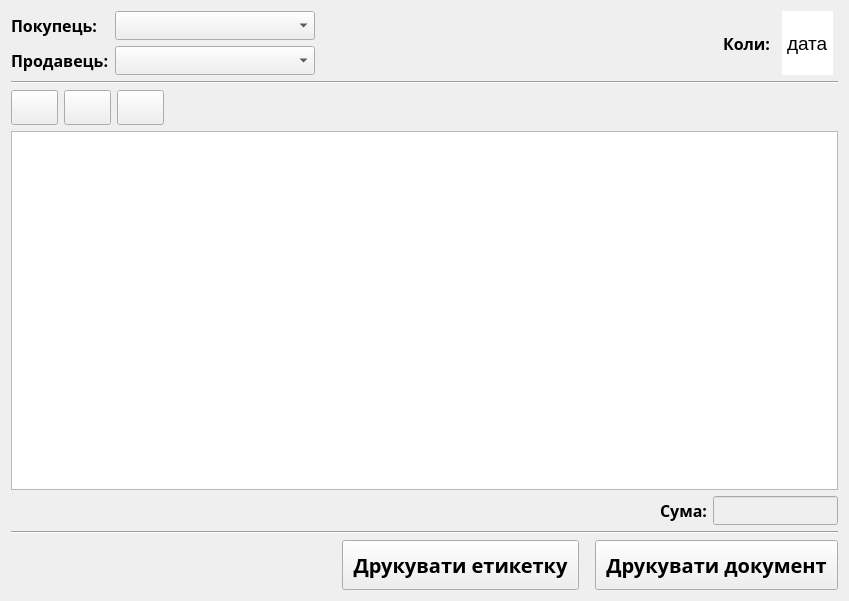
<?xml version="1.0" encoding="UTF-8"?>
<ui version="4.0">
 <class>Records</class>
 <widget class="QWidget" name="Records">
  <property name="geometry">
   <rect>
    <x>0</x>
    <y>0</y>
    <width>849</width>
    <height>601</height>
   </rect>
  </property>
  <property name="font">
   <font>
    <family>Alef</family>
    <pointsize>12</pointsize>
   </font>
  </property>
  <property name="windowTitle">
   <string>АвтоЦентр</string>
  </property>
  <layout class="QVBoxLayout" name="verticalLayout_3">
   <item>
    <layout class="QHBoxLayout" name="horizontalLayout_5">
     <item>
      <layout class="QHBoxLayout" name="horizontalLayout_7">
       <item>
        <layout class="QVBoxLayout" name="verticalLayout_2">
         <item>
          <widget class="QLabel" name="label_customer">
           <property name="enabled">
            <bool>true</bool>
           </property>
           <property name="font">
            <font>
             <family>Alef</family>
             <pointsize>12</pointsize>
             <weight>75</weight>
             <bold>true</bold>
            </font>
           </property>
           <property name="text">
            <string>Покупець:</string>
           </property>
          </widget>
         </item>
         <item>
          <widget class="QLabel" name="label_seller">
           <property name="enabled">
            <bool>true</bool>
           </property>
           <property name="font">
            <font>
             <family>Alef</family>
             <pointsize>12</pointsize>
             <weight>75</weight>
             <bold>true</bold>
            </font>
           </property>
           <property name="text">
            <string>Продавець:</string>
           </property>
          </widget>
         </item>
        </layout>
       </item>
       <item>
        <layout class="QVBoxLayout" name="verticalLayout">
         <item>
          <widget class="QComboBox" name="comboBox_Customer">
           <property name="sizePolicy">
            <sizepolicy hsizetype="Minimum" vsizetype="Fixed">
             <horstretch>0</horstretch>
             <verstretch>0</verstretch>
            </sizepolicy>
           </property>
           <property name="minimumSize">
            <size>
             <width>200</width>
             <height>0</height>
            </size>
           </property>
           <property name="font">
            <font>
             <family>Calibri</family>
             <pointsize>12</pointsize>
             <underline>false</underline>
            </font>
           </property>
          </widget>
         </item>
         <item>
          <widget class="QComboBox" name="comboBox_Seller">
           <property name="sizePolicy">
            <sizepolicy hsizetype="Minimum" vsizetype="Fixed">
             <horstretch>0</horstretch>
             <verstretch>0</verstretch>
            </sizepolicy>
           </property>
           <property name="minimumSize">
            <size>
             <width>200</width>
             <height>0</height>
            </size>
           </property>
           <property name="font">
            <font>
             <family>Calibri</family>
             <pointsize>12</pointsize>
             <underline>false</underline>
            </font>
           </property>
          </widget>
         </item>
        </layout>
       </item>
      </layout>
     </item>
     <item>
      <layout class="QHBoxLayout" name="horizontalLayout_4">
       <item>
        <spacer name="horizontalSpacer_4">
         <property name="orientation">
          <enum>Qt::Horizontal</enum>
         </property>
         <property name="sizeHint" stdset="0">
          <size>
           <width>40</width>
           <height>20</height>
          </size>
         </property>
        </spacer>
       </item>
       <item>
        <layout class="QHBoxLayout" name="horizontalLayout_3">
         <item>
          <widget class="QLabel" name="label">
           <property name="enabled">
            <bool>true</bool>
           </property>
           <property name="font">
            <font>
             <family>Alef</family>
             <pointsize>12</pointsize>
             <weight>75</weight>
             <bold>true</bold>
            </font>
           </property>
           <property name="text">
            <string>Коли:</string>
           </property>
          </widget>
         </item>
         <item>
          <widget class="QLabel" name="line_datetime">
           <property name="enabled">
            <bool>true</bool>
           </property>
           <property name="font">
            <font>
             <family>Cantarell</family>
             <pointsize>14</pointsize>
            </font>
           </property>
           <property name="styleSheet">
            <string notr="true">background-color : white; 
margin-left: 5px; 
margin-right: 5px;</string>
           </property>
           <property name="text">
            <string>дата</string>
           </property>
          </widget>
         </item>
        </layout>
       </item>
      </layout>
     </item>
    </layout>
   </item>
   <item>
    <widget class="Line" name="line">
     <property name="orientation">
      <enum>Qt::Horizontal</enum>
     </property>
    </widget>
   </item>
   <item>
    <layout class="QHBoxLayout" name="horizontalLayout">
     <item>
      <widget class="QPushButton" name="btn_add">
       <property name="sizePolicy">
        <sizepolicy hsizetype="Fixed" vsizetype="Fixed">
         <horstretch>0</horstretch>
         <verstretch>0</verstretch>
        </sizepolicy>
       </property>
       <property name="minimumSize">
        <size>
         <width>40</width>
         <height>35</height>
        </size>
       </property>
       <property name="text">
        <string/>
       </property>
       <property name="icon">
        <iconset resource="../recources/recources.qrc">
         <normaloff>:/icons/add.png</normaloff>:/icons/add.png</iconset>
       </property>
       <property name="shortcut">
        <string>Ctrl+A</string>
       </property>
      </widget>
     </item>
     <item>
      <widget class="QPushButton" name="btn_del">
       <property name="enabled">
        <bool>true</bool>
       </property>
       <property name="sizePolicy">
        <sizepolicy hsizetype="Fixed" vsizetype="Fixed">
         <horstretch>0</horstretch>
         <verstretch>0</verstretch>
        </sizepolicy>
       </property>
       <property name="minimumSize">
        <size>
         <width>40</width>
         <height>35</height>
        </size>
       </property>
       <property name="text">
        <string/>
       </property>
       <property name="icon">
        <iconset resource="../recources/recources.qrc">
         <normaloff>:/icons/delete.png</normaloff>:/icons/delete.png</iconset>
       </property>
       <property name="shortcut">
        <string>Del</string>
       </property>
      </widget>
     </item>
     <item>
      <widget class="QPushButton" name="btn_refresh">
       <property name="sizePolicy">
        <sizepolicy hsizetype="Fixed" vsizetype="Fixed">
         <horstretch>0</horstretch>
         <verstretch>0</verstretch>
        </sizepolicy>
       </property>
       <property name="minimumSize">
        <size>
         <width>40</width>
         <height>35</height>
        </size>
       </property>
       <property name="text">
        <string/>
       </property>
       <property name="icon">
        <iconset resource="../recources/recources.qrc">
         <normaloff>:/icons/refresh.png</normaloff>:/icons/refresh.png</iconset>
       </property>
       <property name="shortcut">
        <string>Ctrl+A</string>
       </property>
      </widget>
     </item>
     <item>
      <spacer name="horizontalSpacer">
       <property name="orientation">
        <enum>Qt::Horizontal</enum>
       </property>
       <property name="sizeType">
        <enum>QSizePolicy::Expanding</enum>
       </property>
       <property name="sizeHint" stdset="0">
        <size>
         <width>40</width>
         <height>20</height>
        </size>
       </property>
      </spacer>
     </item>
    </layout>
   </item>
   <item>
    <widget class="QTableWidget" name="tableWidget">
     <property name="font">
      <font>
       <family>Segoe UI</family>
       <pointsize>12</pointsize>
      </font>
     </property>
     <property name="sizeAdjustPolicy">
      <enum>QAbstractScrollArea::AdjustToContents</enum>
     </property>
     <property name="editTriggers">
      <set>QAbstractItemView::AnyKeyPressed|QAbstractItemView::DoubleClicked|QAbstractItemView::EditKeyPressed</set>
     </property>
     <property name="rowCount">
      <number>0</number>
     </property>
     <property name="columnCount">
      <number>0</number>
     </property>
     <attribute name="horizontalHeaderMinimumSectionSize">
      <number>200</number>
     </attribute>
     <attribute name="horizontalHeaderDefaultSectionSize">
      <number>200</number>
     </attribute>
     <attribute name="horizontalHeaderStretchLastSection">
      <bool>true</bool>
     </attribute>
    </widget>
   </item>
   <item>
    <layout class="QHBoxLayout" name="horizontalLayout_10">
     <item>
      <spacer name="horizontalSpacer_3">
       <property name="orientation">
        <enum>Qt::Horizontal</enum>
       </property>
       <property name="sizeHint" stdset="0">
        <size>
         <width>40</width>
         <height>20</height>
        </size>
       </property>
      </spacer>
     </item>
     <item>
      <layout class="QHBoxLayout" name="horizontalLayout_8">
       <item>
        <widget class="QLabel" name="label_7">
         <property name="enabled">
          <bool>true</bool>
         </property>
         <property name="font">
          <font>
           <family>Alef</family>
           <pointsize>12</pointsize>
           <weight>75</weight>
           <bold>true</bold>
          </font>
         </property>
         <property name="text">
          <string>Сума:</string>
         </property>
        </widget>
       </item>
       <item>
        <widget class="QLineEdit" name="line_sum">
         <property name="enabled">
          <bool>false</bool>
         </property>
         <property name="sizePolicy">
          <sizepolicy hsizetype="Fixed" vsizetype="Fixed">
           <horstretch>0</horstretch>
           <verstretch>0</verstretch>
          </sizepolicy>
         </property>
         <property name="minimumSize">
          <size>
           <width>40</width>
           <height>0</height>
          </size>
         </property>
         <property name="font">
          <font>
           <family>Calibri</family>
           <pointsize>12</pointsize>
           <underline>false</underline>
          </font>
         </property>
        </widget>
       </item>
      </layout>
     </item>
    </layout>
   </item>
   <item>
    <widget class="Line" name="line_3">
     <property name="orientation">
      <enum>Qt::Horizontal</enum>
     </property>
    </widget>
   </item>
   <item>
    <layout class="QHBoxLayout" name="horizontalLayout_2">
     <item>
      <spacer name="horizontalSpacer_2">
       <property name="orientation">
        <enum>Qt::Horizontal</enum>
       </property>
       <property name="sizeHint" stdset="0">
        <size>
         <width>40</width>
         <height>20</height>
        </size>
       </property>
      </spacer>
     </item>
     <item>
      <widget class="QPushButton" name="btn_print_barcode">
       <property name="font">
        <font>
         <pointsize>-1</pointsize>
         <weight>75</weight>
         <italic>false</italic>
         <bold>true</bold>
        </font>
       </property>
       <property name="styleSheet">
        <string notr="true">padding: 10px;
font: bold 20px;
margin-left: 10px;</string>
       </property>
       <property name="text">
        <string>Друкувати етикетку</string>
       </property>
       <property name="shortcut">
        <string>Ctrl+P</string>
       </property>
      </widget>
     </item>
     <item>
      <widget class="QPushButton" name="btn_print_document">
       <property name="font">
        <font>
         <pointsize>-1</pointsize>
         <weight>75</weight>
         <italic>false</italic>
         <bold>true</bold>
        </font>
       </property>
       <property name="styleSheet">
        <string notr="true">padding: 10px;
font: bold 20px;
margin-left: 10px;</string>
       </property>
       <property name="text">
        <string>Друкувати документ</string>
       </property>
       <property name="shortcut">
        <string>Ctrl+P</string>
       </property>
      </widget>
     </item>
    </layout>
   </item>
  </layout>
 </widget>
 <resources>
  <include location="../recources/recources.qrc"/>
 </resources>
 <connections/>
</ui>
